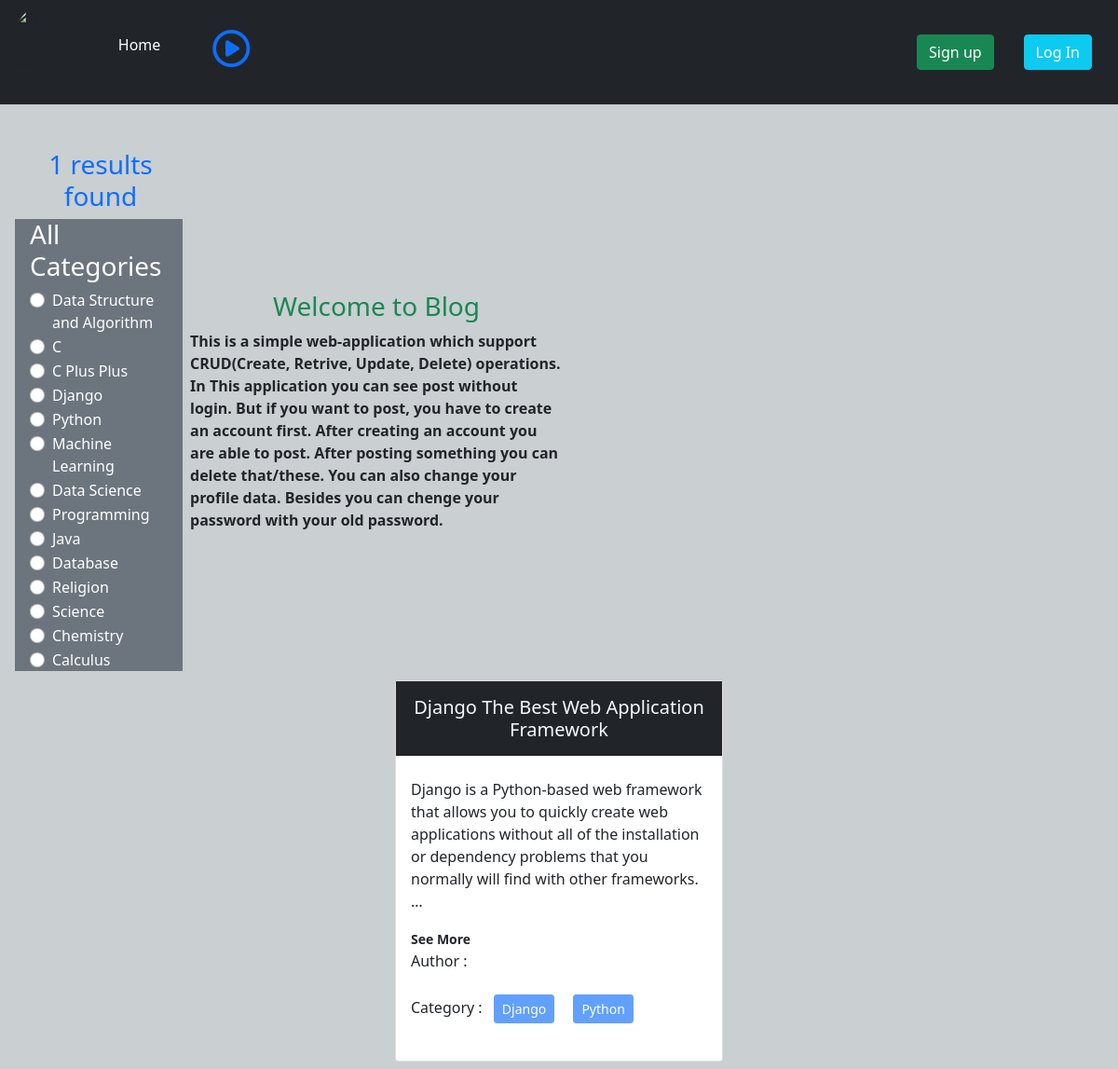
Screenshot of /category/django/ with the database file from the repository.
### categories/models.py (models this page shows, shortened)
class Category(models.Model):
    name = models.CharField(max_length = 70)
    slug = models.SlugField(max_length = 1000, null = True, blank = True, unique = True)

### post/models.py (models this page shows, shortened)
class Post(models.Model):
    title = models.CharField(max_length = 50)
    content = models.TextField()
    category = models.ManyToManyField(Category)
    author = models.ForeignKey(User, on_delete = models.CASCADE)
    image = models.ImageField(upload_to='post/media/uploads/',blank= True, null = True)

### blog_project/views.py (the view, shortened to what this page needs)
# urls.py: path("", views.homepage,  name = 'homepage'),
def homepage(request, category_slug = None):
    data = Post.objects.all()
    status = False
    if category_slug is not None:
        category = Category.objects.get(slug = category_slug) # first time we we catch slug with category_slug
        data = Post.objects.filter(category = category) # then select that category with filter function
        status  = True
    categories = Category.objects.all()
    return render(request, "homepage.html", {"postData":data, 'categories': categories, "status": status, 'total': len(data)})

### Templates/homepage.html (shortened to what this page needs)
{% extends 'base.html' %}
{% block content %}
<div class = 'd-flex mt-5'>
  <div class ='col-2 ps-3 me-1'>
    {% if status == True %}
      <h3 class = "text-primary text-center">{{total}} results found</h3>
      {% endif %}
    <div class = ' bg-secondary px-3 me-1'>
      <h3 class = 'text-white'>All Categories</h3>
      {% for category in categories %}
      <div class="form-check">
        <input class="form-check-input"
        type="radio"
        name="category"
        id="{{category.name}}">
        <label class="form-check-label" for="{{category.name}}">
          <a class = "text-decoration-none  text-white" href="{% url 'category_wise_post' category.slug %}"> {{category.name}}</a>
        </label>
      </div>
      {% endfor %}
    </div>
  </div>
  <div class = "col-4 d-flex align-items-center">
    <div>
      <h3 class = 'text-success text-center'>Welcome to Blog</h3>
      <b>This is a simple web-application which support CRUD(Create, Retrive, Update, Delete) operations.
        In This application you can see post without login. But if you want to post, you have to create an account first. After creating an account you are able to post.  After posting something you can delete that/these. You can also change your profile data. Besides you can chenge your password with your old password.
      </b>
   </div>
    </div>
  <div class = 'col-5'>
    {% load static %}
  </div>
</div>
<div class="d-flex flex-wrap px-5 justify-content-center">
  {% for post in postData %}
  <div class="col-4">
    <div class="card m-2">
      <h5 class="card-title text-center text-light p-3 bg-dark">{{post.title}}</h5>
      <div class="card-body">
        <p class="card-text">{{post.content | truncatewords:30}}</p>
          <a href="{% url 'post_details' post.id %}" class = 'text-decoration-none text-dark'><small><b>See More</b></small></a>
        <p>Author : {{post.author.first_name}} {{post.author.last_name}}</p>
        <p>
          Category : {% for cat in post.category.all %}
          <button class="btn btn-primary btn-sm m-2" disabled >{{cat.name}} </button>
          {% endfor %}
        </p>
      </div>
    </div>
  </div>
  {% endfor %}
</div>
{% endblock content %}

### rows the page displays
Category: name "Data Structure and Algorithm"
Category: name "C"
Category: name "C Plus Plus"
Category: name "Django"
Category: name "Python"
Category: name "Machine Learning"
Category: name "Data Science"
Category: name "Programming"
Category: name "Java"
Category: name "Database"
Category: name "Religion"
Category: name "Science"
Category: name "Chemistry"
Category: name "Calculus"
Post: title "Django The Best Web Application Framework", content "Django is a Python-based web framework that allows you to quickly create web applications without all of the installation or dependency problems that you normally will find with other frameworks. …"

### other values shown
{{ total }} "1"
